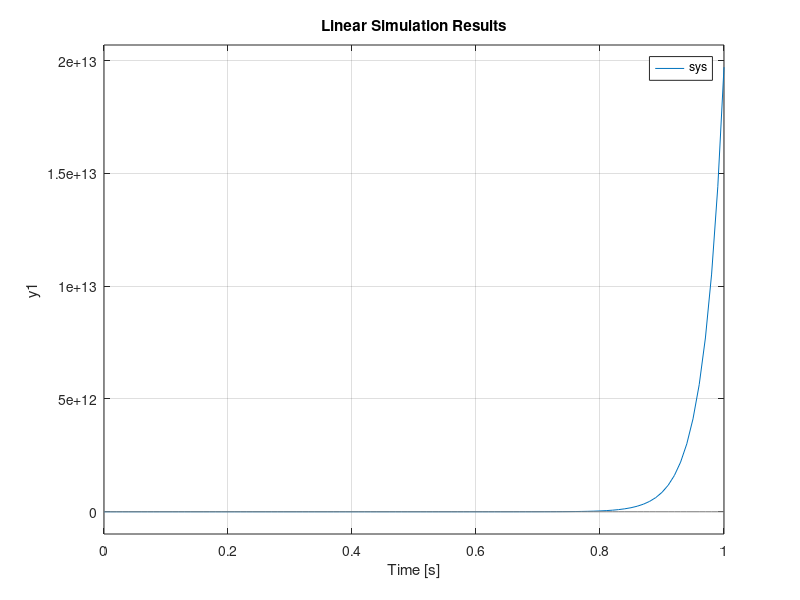
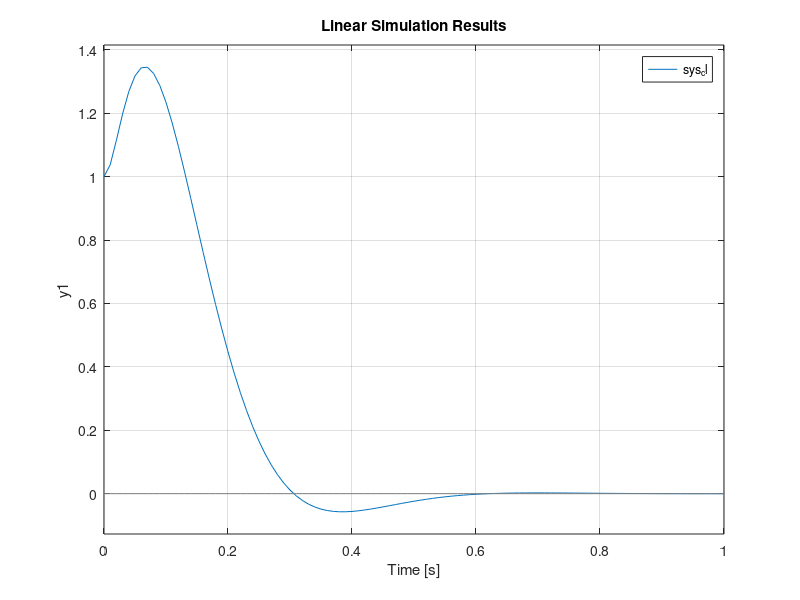
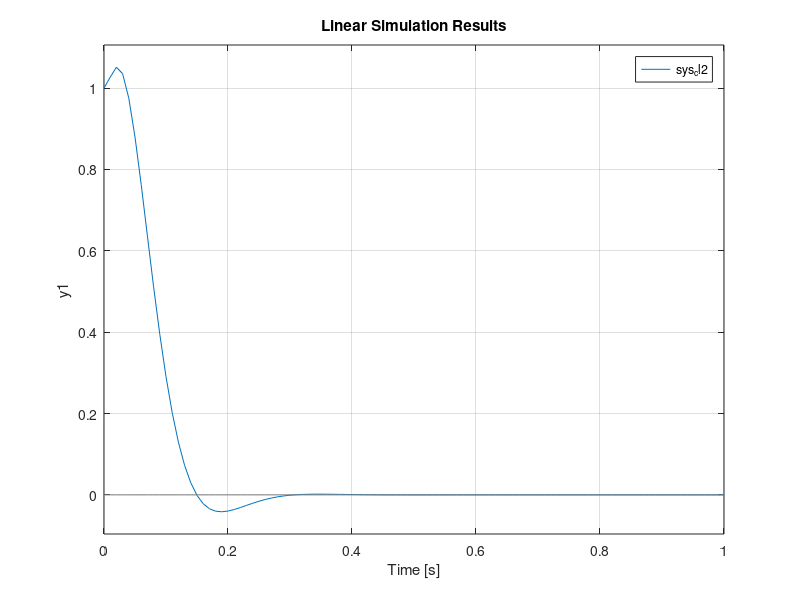
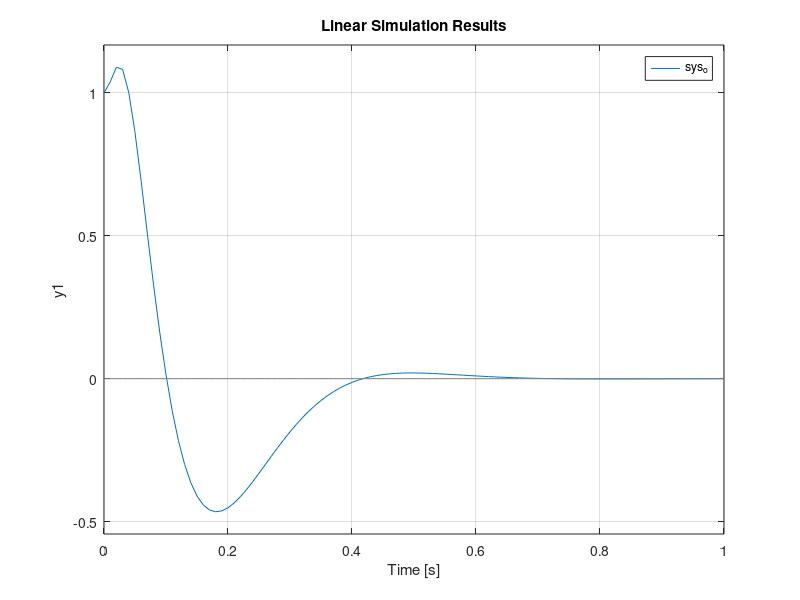

Source code (MATLAB) for these figures, in order:
clc;clear,close all
a=[0 1 0;980 0 -2.8;0 0 -100]; 
b=[0; 0 ; 100];
c=[1 0 0];
eig(a)
t=0:0.01:1;
u=zeros(size(t));
sys=ss(a,b,c,0);
x0=[1 0 0];

figure(1)
lsim(sys,u,t,x0)

Co=ctrb(a,b);
rank(Co)
k=place(a,b,[-10+10i, -10-10i, -50]); %poles for 3 dimensional matrix
sys_cl=ss(a-b*k,b,c,0); 
eig(sys_cl)

figure(2) 
lsim(sys_cl,u,t,x0)

k1=place(a,b, [-20+20i,-20-20i,-70]);
sys_cl2=ss(a-b*k1,b,c,0);

figure(3)

eig(sys_cl2);
lsim(sys_cl2,u,t,x0)

ob=obsv(a,c);
Ro=rank(ob);
l=place(a',c', [-100,-101,-102])' %k'

at=[a-b*k b*k;zeros(size(a)) a-l*c];
bt=[b; zeros(size(b))];
ct=[c zeros(size(c))];
sys_o=ss(at,bt,ct,0);
x1=[0.01 0.5 -5]; 

figure(4)
lsim(sys_o,u,t,[x0 x0])

n=3;
[y,t,x]=lsim(sys_o,u,t,[x0 x0]); 
e=x(:,n+1:end);
x=x(:,1:n);
xe =x-e ; %obs
x1=x(:,1);x2=x(:,2);x3=x(:,3); %plant states
xe1=xe(:,1);xe2=xe(:,2);xe3=xe(:,3); %observer states

figure(5)

plot(t,x1,'-r',t,xe1,'--r',t,x2,'-b',t,xe2,'--b',t,x3,'k',t,xe3,'-k')